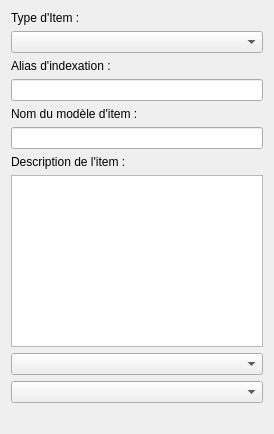
<?xml version="1.0" encoding="UTF-8"?>
<ui version="4.0">
 <class>INItemWidget</class>
 <widget class="QWidget" name="INItemWidget">
  <property name="geometry">
   <rect>
    <x>0</x>
    <y>0</y>
    <width>274</width>
    <height>434</height>
   </rect>
  </property>
  <property name="sizePolicy">
   <sizepolicy hsizetype="Fixed" vsizetype="Expanding">
    <horstretch>0</horstretch>
    <verstretch>0</verstretch>
   </sizepolicy>
  </property>
  <property name="windowTitle">
   <string>Form</string>
  </property>
  <layout class="QVBoxLayout" name="verticalLayout">
   <item>
    <widget class="QLabel" name="label_4">
     <property name="text">
      <string>Type d'Item :</string>
     </property>
    </widget>
   </item>
   <item>
    <widget class="QComboBox" name="cb_itemType"/>
   </item>
   <item>
    <widget class="QLabel" name="label">
     <property name="text">
      <string>Alias d'indexation :</string>
     </property>
    </widget>
   </item>
   <item>
    <widget class="QLineEdit" name="alias"/>
   </item>
   <item>
    <widget class="QLabel" name="label_2">
     <property name="text">
      <string>Nom du modèle d'item :</string>
     </property>
    </widget>
   </item>
   <item>
    <widget class="QLineEdit" name="modelName">
     <property name="sizePolicy">
      <sizepolicy hsizetype="Preferred" vsizetype="Fixed">
       <horstretch>0</horstretch>
       <verstretch>0</verstretch>
      </sizepolicy>
     </property>
    </widget>
   </item>
   <item>
    <widget class="QLabel" name="label_3">
     <property name="text">
      <string>Description de l'item :</string>
     </property>
    </widget>
   </item>
   <item>
    <widget class="QPlainTextEdit" name="modelDescription">
     <property name="sizePolicy">
      <sizepolicy hsizetype="Preferred" vsizetype="Expanding">
       <horstretch>0</horstretch>
       <verstretch>0</verstretch>
      </sizepolicy>
     </property>
    </widget>
   </item>
   <item>
    <widget class="QComboBox" name="cb_choiceMode"/>
   </item>
   <item>
    <widget class="QComboBox" name="cb_finderMode"/>
   </item>
   <item>
    <spacer name="verticalSpacer">
     <property name="orientation">
      <enum>Qt::Vertical</enum>
     </property>
     <property name="sizeHint" stdset="0">
      <size>
       <width>20</width>
       <height>40</height>
      </size>
     </property>
    </spacer>
   </item>
  </layout>
 </widget>
 <resources/>
 <connections/>
</ui>
